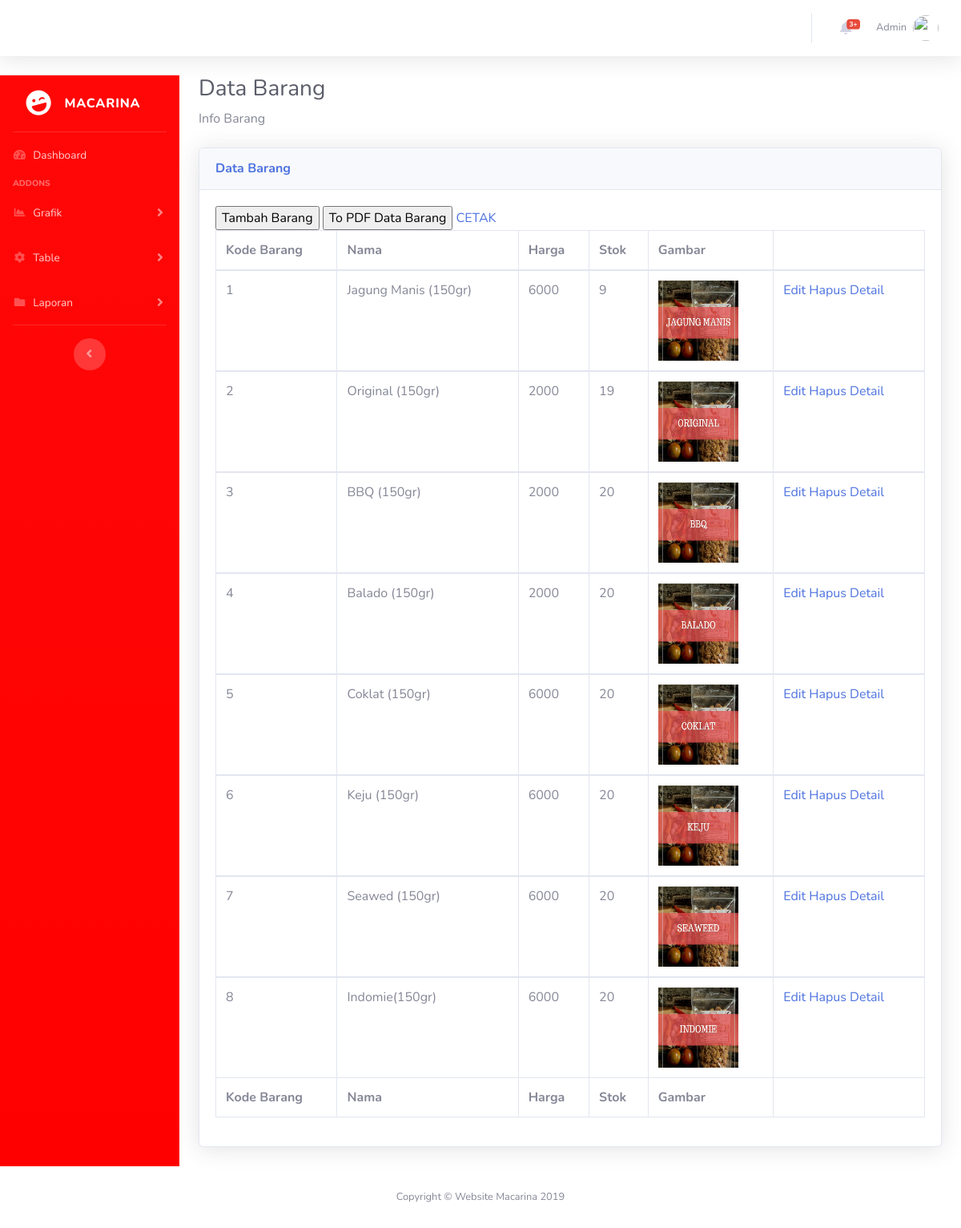
/admin/barang/tBarang.php, run on an earlier commit of the app's database.
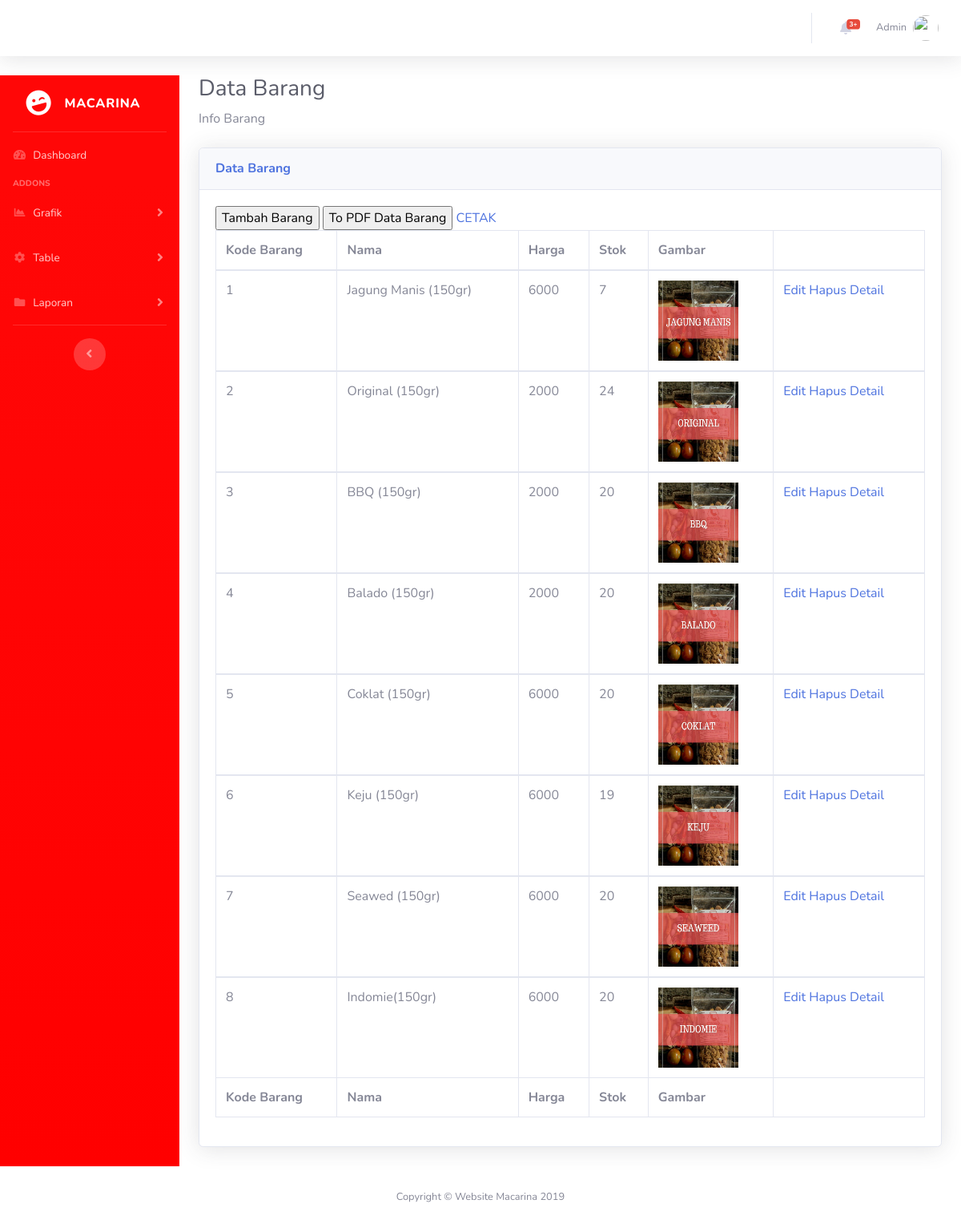
And on a later commit of the database.
### tables this page shows
CREATE TABLE `barang` (
  `kd_barang` int(11) NOT NULL,
  `nama_barang` varchar(50) NOT NULL,
  `harga` int(11) NOT NULL,
  `stok` int(11) NOT NULL,
  `gambar_brg` varchar(25) NOT NULL,
  `deskripsi` varchar(20) NOT NULL
);

### admin/barang/tBarang.php (the view, shortened to what this page needs)
<?php
include "../config/config.php";
?>
<!DOCTYPE html>
<html lang="en">
<head>
  <link href="../vendor/fontawesome-free/css/all.min.css" rel="stylesheet" type="text/css">
  <link href="../css/sb-admin-2.min.css" rel="stylesheet">
  <link href="../vendor/datatables/dataTables.bootstrap4.min.css" rel="stylesheet">
</head>
<?php
include_once "../topNavbar.php";
?>
  <div id="wrapper">
<?php
include "../config/side.php";
?>
        <div class="container-fluid">
          <h1 class="h3 mb-2 text-gray-800">Data Barang</h1>
          <p class="mb-4">Info Barang</p>
          <div class="card shadow mb-4">
            <div class="card-header py-3">
              <h6 class="m-0 font-weight-bold text-primary">Data Barang</h6>
            </div>
            <div class="card-body">
              <div class="table-responsive">
              <a href="tamBarang.php">
              <input type="submit" value="Tambah Barang"/>
              </a>
              <a href="cetakBarang.php">
              <input type="submit" value="To PDF Data Barang"/>
              </a>
              <a href="cetak.php" target="_blank">CETAK</a>
              <form method ="POST" action="detAdmin.php" >
                <table class="table table-bordered" id="dataTable" width="100%" cellspacing="0">
                  <thead>
                    <tr>
                      <th>Kode Barang</th>
                      <th>Nama</th>
                      <th>Harga</th>
                      <th>Stok</th>
                      <th>Gambar</th>
                      <th></th>
                    </tr>
                  </thead>
                  <tfoot>
                    <tr>
                      <th>Kode Barang</th>
                      <th>Nama</th>
                      <th>Harga</th>
                      <th>Stok</th>
                      <th>Gambar</th>
                      <th></th>
                    </tr>
                  </tfoot>
                  <?php
                    $query = mysqli_query($koneksi,"SELECT * FROM barang");
                    while ($data = mysqli_fetch_array($query)){
                ?>
                <tbody>
                    <tr>
                      <td><?php echo $data ['kd_barang'] ?></td>
                      <td><?php echo $data ['nama_barang']; ?></td>
                      <td><?php echo $data ['harga']; ?></td>
                      <td><?php echo $data ['stok']; ?></td>
                      <td><?php echo "<img src='../img/barang/".$data['gambar_brg']."' width='100px' height='100px'/>" ?></td>
                      <td><a class="edit" href="detBarang.php?txt_idbrg=<?php echo $data['kd_barang']; ?>">Edit</a>
                      <a class="edit" href="delBarang.php?txt_idbrg=<?php echo $data['kd_barang']; ?>">Hapus</a>
                      <a class="detail" href="detailBarang.php?txt_idbrg=<?php echo $data['kd_barang']; ?>">Detail</a></td>
                    </tr>
                  </tbody>
            <?php } ?>
                </table>
              </form>
              </div>
            </div>
          </div>
        </div>
      </div>
      <?php
      include_once "../footer.php";
      ?>
    </div>
  </div>
</body>
</html>

What changed in the data, as far as the page shows it:
changed barang "Jagung Manis (150gr)": stok "9" → "7"
changed barang "Original (150gr)": stok "19" → "24"
changed barang "Keju (150gr)": stok "20" → "19"
